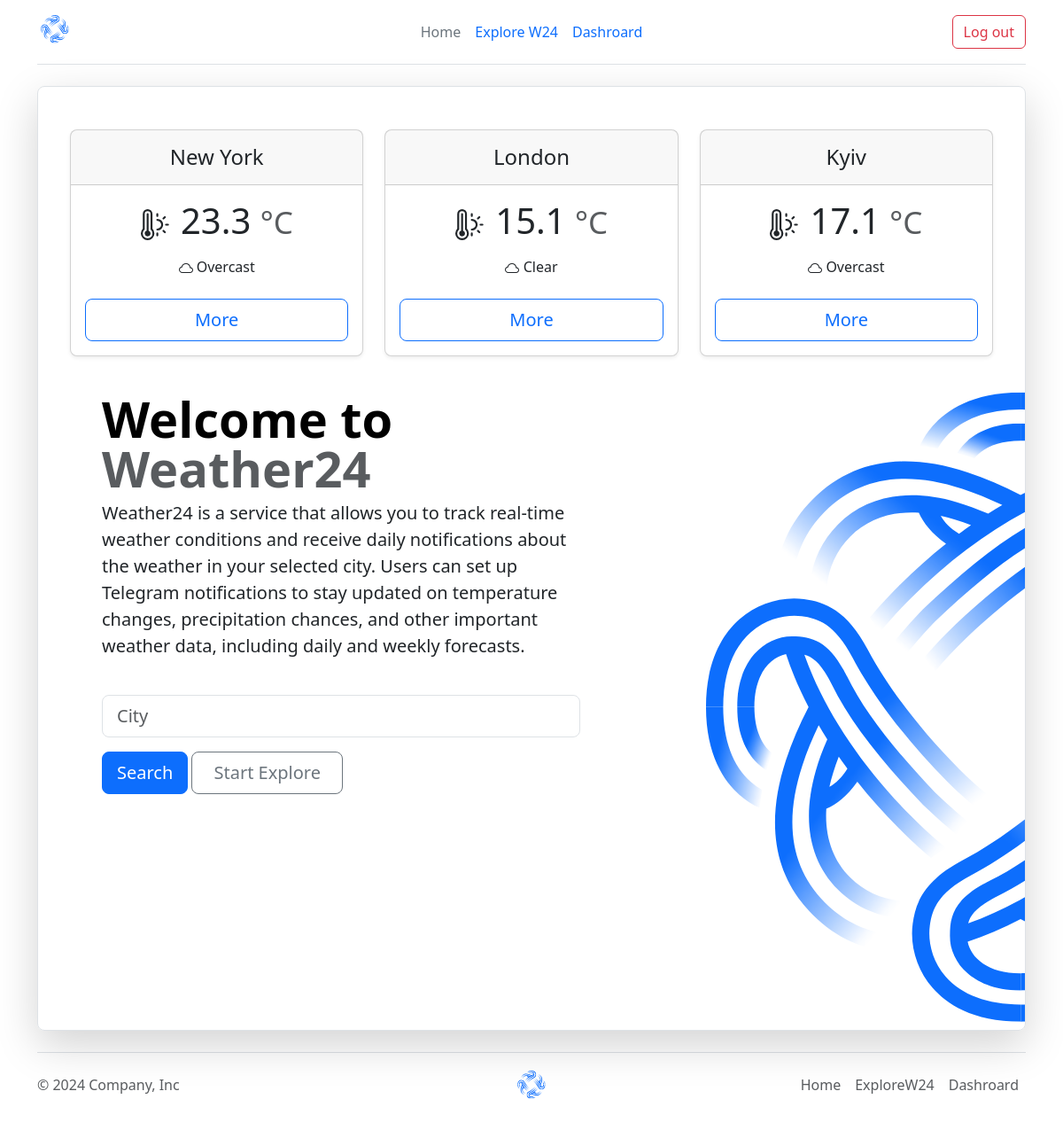
Page / (signed in) on the committed database.
### Weather/main/models.py (models this page shows, shortened)
class City(models.Model):
    city_name = models.CharField('City Name', max_length=50, default="")
    day = models.DateField('Day', default=datetime.date.today)
    temperature = models.FloatField('Temperature', default=0.0)
    humidity = models.IntegerField('Humidity', default=0)
    condition = models.CharField('Condition', max_length=25, default="")
    rain_chance = models.IntegerField('Chance of Rain', default=0)
    weekly_forecast = models.JSONField('Weekly Forecast', default=dict)
    last_updated = models.DateTimeField(auto_now=True)
    day_updated_at = models.DateTimeField('Day Info Updated At', auto_now=True)
    week_updated_at = models.DateTimeField('Week Info Updated At', auto_now=True)
    class Meta:
        verbose_name = 'City'
        verbose_name_plural = 'Cities'

### Weather/main/views.py (the view)
# urls.py: path('', index, name='home'),
def index(request):
    cities = ['New York', 'London', 'Kyiv']
    save_weekly_data(cities)
    if request.method == 'POST':
        form = CitySearchForm(request.POST)
        if form.is_valid():
            city_name = form.cleaned_data['city_name'].title()
            if get_weather(city_name, "current"):
                return redirect('main:city_detail', city_name=city_name)
            else:
                form.add_error(None, "Please, provide a valid data.")
                messages.error(request, "Please, provide a valid data.")
    else:
        form = CitySearchForm()
    weather_data = City.objects.filter(city_name__in=cities)
    context = {
        'weather_data': weather_data,
        'form': form
    }
    return render(request, 'main/index.html', context)

### Weather/main/forms.py
class CitySearchForm(forms.Form):
    city_name = forms.CharField(
        widget=forms.TextInput(attrs={
            'class': 'form-control',
            'id': 'city',
            'placeholder': 'City',}),
        label="City Name",
        max_length=50,
        required=True,
    )

### Weather/main/templates/main/index.html (shortened to what this page needs)
{% extends 'main/base.html' %}
{% load widget_tweaks %}
{% load static %}
{% block content %}
<div class="row p-4 pb-0 pe-lg-0 pt-lg-5 align-items-center rounded-3 border shadow-lg" style="position: relative;">
    {% if weather_data %}
        <div class="row row-cols-1 row-cols-md-3 mb-3 text-center">
            {% for weather in weather_data %}
                <div class="col">
                    <div class="card mb-4 rounded-3 shadow-sm">
                        <div class="card-header py-3">
                            <h4 class="my-0 fw-normal">{{ weather.city_name }}</h4>
                        </div>
                        <div class="card-body">
                            <h1 class="card-title pricing-card-title">
                                {{ weather.temperature }}
                                <small class="text-body-secondary fw-light"> °C</small>
                            </h1>
                            <ul class="list-unstyled mt-3 mb-4">
                                <li>
                                    {{ weather.condition }}
                                </li>
                            </ul>
                            <a href="{% url 'main:city_detail' city_name=weather.city_name %}" class="w-100 btn btn-lg btn-outline-primary">
                                More
                            </a>
                        </div>
                    </div>
                </div>
            {% endfor %}
        </div>
    {% else %}
        <p>We do not have weather data available for this city.</p>
    {% endif %}
    <div class="col-lg-7 p-3 p-lg-5 pt-lg-3" style="position: relative; top: -100px;">
        <h1 class="display-4 fw-bold lh-1 text-body-emphasis">Welcome to <span class="text-body-secondary">Weather24</span></h1>
        <p class="lead">
            Weather24 is a service that allows you to track real-time weather conditions and receive daily notifications about the weather in your selected city.
            Users can set up Telegram notifications to stay updated on temperature changes, precipitation chances, and other important weather data,
            including daily and weekly forecasts.
        </p>
        <div class="d-grid gap-2 d-md-flex justify-content-md-start mb-4 mb-lg-3">
            <form method="post" class="w-100">
                <div class="mb-3 flex-grow-1 w-100">
                    <div class="input-group w-100">
                        {{ form.city_name|add_class:"form-control-lg" }}
                    </div>
                </div>
                <div class="mb-3">
                    <button type="submit" class="btn btn-primary btn-lg">Search</button>
                    <button type="button" class="btn btn-outline-secondary btn-lg px-4" onclick="window.location.href='{% url 'users:registration' %}'">Start Explore</button>
                </div>
            </form>
        </div>
    </div>
    <div class="col-lg-4 offset-lg-1 p-0 overflow-hidden">
        <img class="rounded-lg-3 mt-n3" src="{% static 'main/images/w24.svg' %}" alt="" width="720">
    </div>
</div>
{% endblock %}

### rows in the picture
City: city_name "New York", temperature "23.3", condition "Overcast"
City: city_name "London", temperature "15.1", condition "Clear"
City: city_name "Kyiv", temperature "17.1", condition "Overcast"
